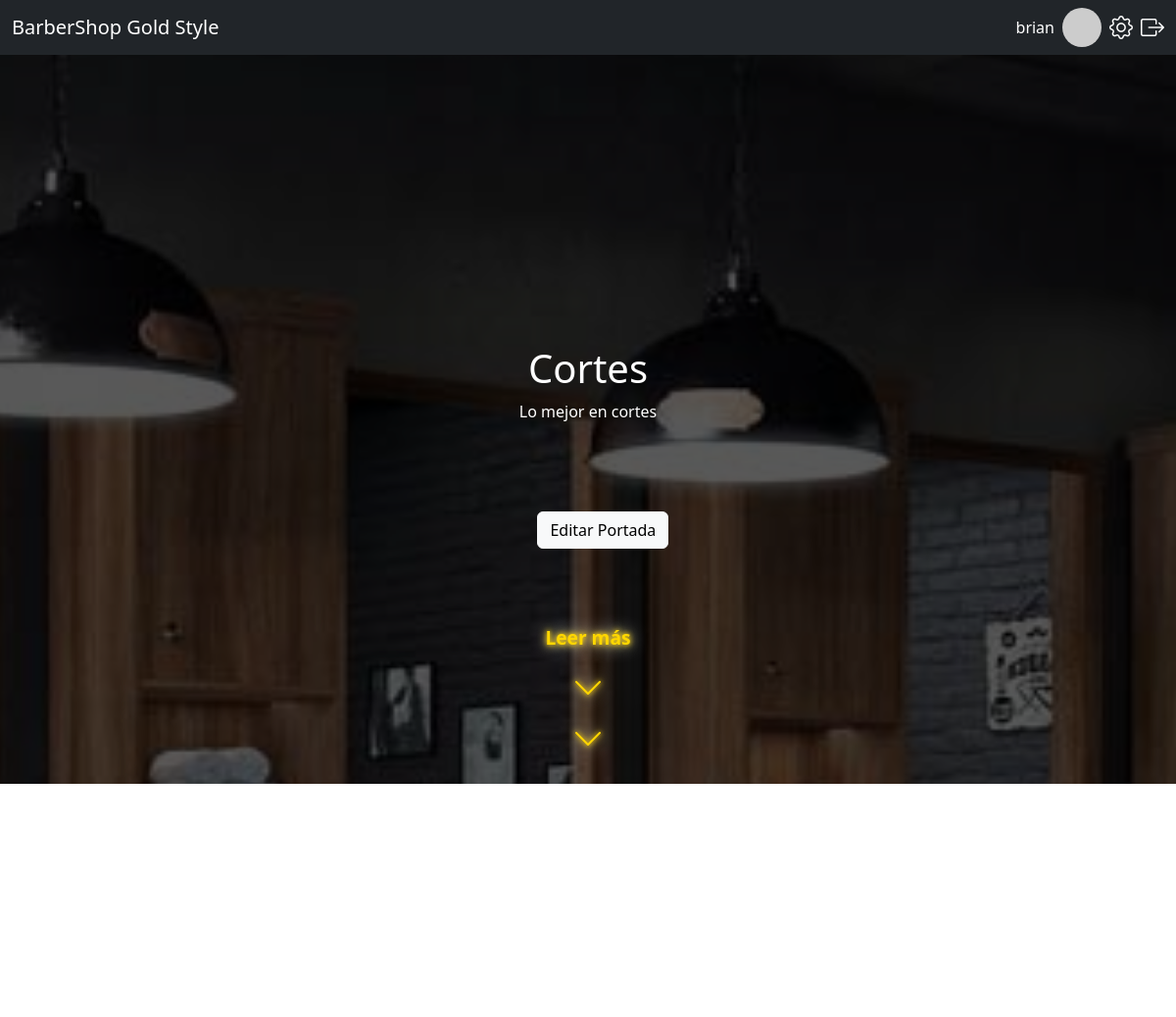
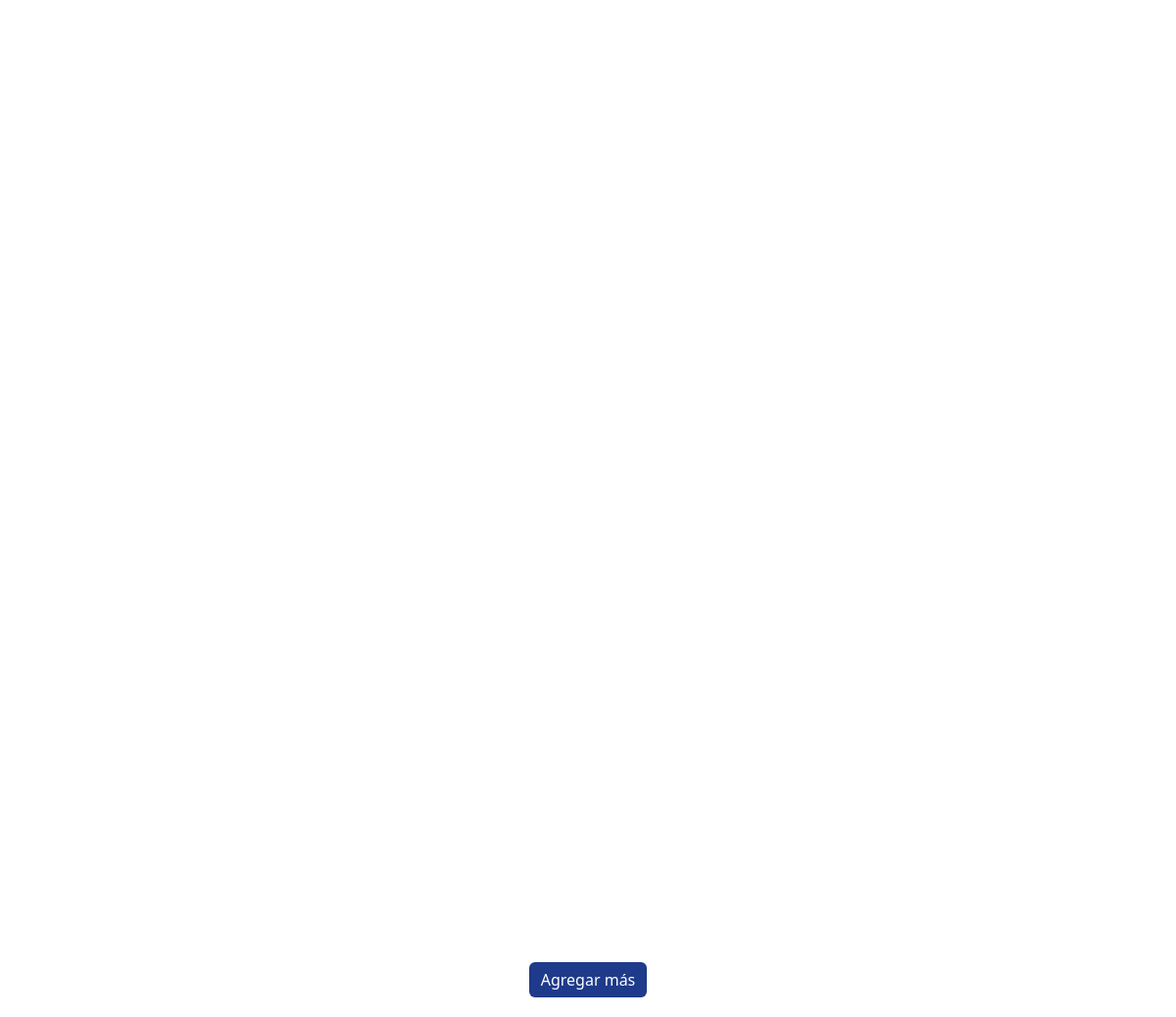
The page /php/admin/corte_admin.php (signed in) on the database its author committed (2 pictures, top to bottom).
### tables this page shows
CREATE TABLE `portada` (
  `id` int(11) NOT NULL,
  `titulo` varchar(255) NOT NULL,
  `descripcion` varchar(255) NOT NULL,
  `imagen` varchar(255) NOT NULL
);

### php/admin/corte_admin.php (the view, shortened to what this page needs)
<?php
require_once '../conexion.php';
try {
    $stmtPortada = $pdo->query("SELECT * FROM portada ORDER BY id ASC LIMIT 1 OFFSET 1");
    $portada = $stmtPortada->fetch();
} catch(PDOException $e) {
    echo "Error: " . htmlspecialchars($e->getMessage());
    exit;
}
?>
<!DOCTYPE html>
<html lang="es">
<head>
    <link href="https://cdn.jsdelivr.net/npm/bootstrap@5.3.3/dist/css/bootstrap.min.css" rel="stylesheet">
    <link href="https://cdn.jsdelivr.net/npm/bootstrap-icons@1.11.3/font/bootstrap-icons.css" rel="stylesheet">
    <link rel="stylesheet" href="/css/servicio.css">
    <link rel="stylesheet" href="https://cdn.jsdelivr.net/npm/bootstrap-icons@1.10.5/font/bootstrap-icons.css">
</head>
<body>
    <nav class="navbar navbar-dark bg-dark fixed-top">
        <div class="container-fluid">
            <a class="navbar-brand" href="#">BarberShop Gold Style</a>
            <div class="boton-nav d-flex align-items-center">
                <span class="text-white me-2"><?php echo htmlspecialchars($_SESSION["nombre"] ?? 'Admin'); ?></span>
                <img src="https://via.placeholder.com/40" alt="Foto de Perfil" class="rounded-circle me-2" style="width: 40px; height: 40px;">
                <a href="config_admin.php" class="text-white me-2"><i class="bi bi-gear fs-4"></i></a>
                <a href="?logout=1" class="text-white"><i class="bi bi-box-arrow-right fs-4"></i></a>
            </div>
        </div>
    </nav>
    <div class="cover" style="background-image: url('/php/uploads/<?php echo isset($portada['imagen']) ? htmlspecialchars($portada['imagen']) : 'https://via.placeholder.com/1920x1080'; ?>');">
        <div class="cover-overlay"></div>
        <div class="cover-content">
            <h1><?php echo isset($portada['titulo']) ? htmlspecialchars($portada['titulo']) : '¡Bienvenido a mi sitio!'; ?></h1>
            <p><?php echo isset($portada['descripcion']) ? htmlspecialchars($portada['descripcion']) : 'Descripción de la portada'; ?></p>
        </div>
        <button class="btn btn-light edit-cover-btn" data-bs-toggle="modal" data-bs-target="#editCoverModal">Editar Portada</button>
        <div class="read-more">
            <span>Leer más</span>
            <div class="arrows">
                <i class="bi bi-chevron-down"></i>
                <i class="bi bi-chevron-down"></i>
            </div>
        </div>
    </div>
    <div class="add-btn-section">
        <button class="btn btn-primary add-btn" data-bs-toggle="modal" data-bs-target="#addModal">Agregar más</button>
    </div>
</body>
</html>

### css/servicio.css (style rules this page uses)
:root { font-size: 16px; }
.cover { height: 100vh; width: 100vw; background-size: cover; background-position: center; background-attachment: fixed; display: flex; flex-direction: column; align-items: center; justify-content: center; color: white; text-align: center; position: relative; }
.cover-content { z-index: 1; opacity: 0; transform: translateY(3rem); animation: fadeInUp 1s ease-out forwards; position: relative; }
.cover-overlay { position: absolute; top: 0; left: 0; width: 100%; height: 100%; background: rgba(0, 0, 0, 0.65); z-index: 0; }
.edit-cover-btn { position: absolute; bottom: 15rem; left: 45.7%; z-index: 2; transform: translateY(3rem); animation: fadeInUp 1s ease-out forwards; }
.read-more { position: absolute; bottom: 1.25rem; width: 100%; text-align: center; z-index: 1; color: #FFD700; font-size: 1.2rem; font-weight: bold; text-shadow: 0 0 0.3125rem #FFD700, 0 0 0.625rem #FFE066, 0 0 1.25rem #FFFFFF; opacity: 0; transform: translateY(3rem); animation: fadeInUp 1s ease-out 0.3s forwards; }
.arrows { display: flex; flex-direction: column; align-items: center; margin-top: 0.625rem; }
.arrows i { font-size: 2rem; color: #FFD700; text-shadow: 0 0 0.3125rem #FFD700, 0 0 0.625rem #FFE066, 0 0 1.25rem #FFFFFF; margin: 0.125rem 0; animation: flowDown 1.5s ease-in-out infinite; }
.arrows i:nth-child(2) { animation-delay: 0.3s; }
.add-btn-section { text-align: center; padding: 1.25rem 0; }
.add-btn { background-color: #1E3A8A; color: white; border: none; font-size: 1rem; }

### rows shown on the page
portada: imagen (picture), titulo "Cortes", descripcion "Lo mejor en cortes"

### other values the page prints
$_SESSION["nombre"] "brian"
